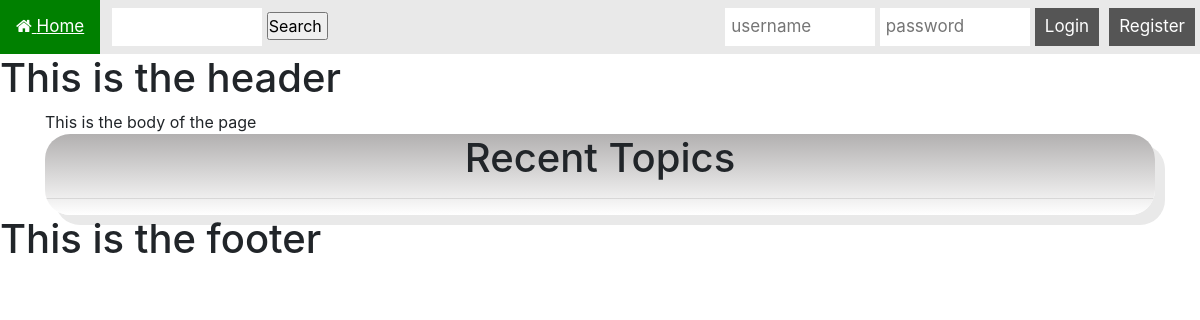
/, run on an earlier commit of the app's database.
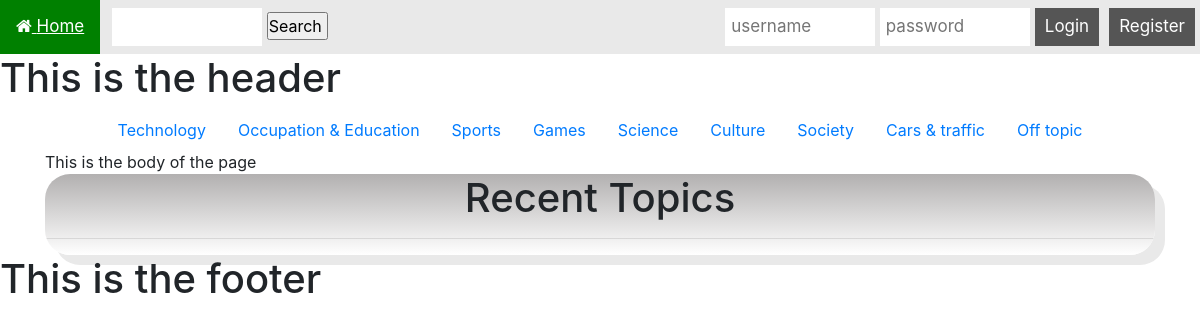
And on a later commit of the database.
### tables this page shows
CREATE TABLE `Category` (
  `id` int(12) NOT NULL,
  `name` varchar(50) NOT NULL
);

### view/View.php (called while the page is built)
<?php
Class View {
	public function create($filePath, $data) {
	       include 'view/includes/header.php';
	       include $filePath;
	       include 'view/includes/footer.php';
	}
}
?>

### index.php (called while the page is built)
<?php
    include_once("controller/Controller.php");
    $controller = new Controller();
    $controller->invoke();
?>

### model/Category.php (called while the page is built, shortened)
<?php
class Category {
      public function __construct($id, $name) {
      	     $this->id = $id;
	     $this->name = $name;
    }
}

### model/DBModel.php (called while the page is built, shortened)
<?php
class DBModel {
    protected $db = null;
    public function __construct($db = null)
    {
	    if ($db)
		{
			$this->db = $db;
		}
		else
		{
        try {
			$this->db = new PDO("mysql:host=localhost;dbname=CodeOps_database;", "root", "");
		} catch(PDOException $e) {
			echo "Error ocurred!";
			echo $e->getMessage();
		}}
    }
    public function getAllCategories() {
        $request = $this->db->prepare("SELECT * FROM Category");
        $request->execute();
        $results = array();
        while($row = $request->fetch(PDO::FETCH_ASSOC)) {
           $results[] = new Category($row['id'], $row['name']);
        }
        return $results;
    }
}
?>

### view/HomePageView.php (the view, shortened to what this page needs)
<div class="container">
  <ul class="nav justify-content-center">
    <?php foreach($data[0] as $category): ?>
    <li class="nav-item">
      <a class="nav-link" href="/CodeOps_Forum/index.php?category=<?php echo $category->id ;?>"> <?php echo $category->name; ?></a>
    </li>
    <?php endforeach; ?>
  </ul>
This is the body of the page
	<div id="post" class="postlist">
		<h1>Recent Topics</h1>
		<hr>
	</div>
</div>

### controller/Controller.php (shortened to what this page needs)
<?php
include_once("model/DBModel.php");
include_once("view/View.php");
include_once("model/User.php");
include_once("model/Category.php");
class Controller {
	public $model;
	public function __construct() {
	       $this->model = new DBModel();
	}
	public function invoke() {
		$categories = $this->model->getAllCategories();
		$latestTopics = $this->model->getLastTenTopics();
		$view = new View();
		if (isset($_POST['username']) && isset($_POST['password'])) {
		   $userData = filter_var($_POST['username'],FILTER_SANITIZE_STRING);
		   $user = new User(-1, $userData,$_POST['password'], "", "", "", 0, 0);
		   $feedback = $this->model->authenticate($user);
		   if($feedback['status'] == "OK") {
	    	        $_SESSION["username"] = $user->username;
	    	        header("Refresh:0");
		   }
		   else {
			echo '<script>
			alert("Wrong username or password");
			</script>';
			header("Refresh:0");
		   }
		}
		else if (isset($_POST['logout'])) {
		   session_unset();
		   session_destroy();
		   header("Refresh:0");
		}
		else if(isset($_GET['register'])) {
			$view->create("view/Register.php", []);
		}
		else if (isset($_GET['insert'])) {
		    $view->create("view/InsertView.php", [$categories]);
		 }
		 else if (isset($_POST['deletePost'])){
			 $this->model->deletePostById(str_replace("/","",$_POST["postId"]));
			 header('Location: ' . $_POST['redirect']);
		 }
		 else if (isset($_POST['deleteComment'])){
			 $this->model->deleteCommentById(str_replace("/","",$_POST["commentId"]));
			 header('Location: ' . $_POST['redirect']);
		 }
		 else if (isset($_GET['category'])) {
			 $topics = $this->model->getAllTopicsById($_GET['category']);
			 $user = $this->model->getUserByName($_SESSION["username"]);
			 $view->create("view/TopicView.php", [$topics, isset($_SESSION["username"]), $user]);
		 }
		 else if (isset($_POST['topicIdd'])) {
			 $this->model->deleteTopicById($_POST['topicIdd']);
			 $view->create("view/HomePageView.php", [$categories, $latestTopics]);
				 header("Refresh:0");
		 }
		else {
			$view->create("view/HomePageView.php", [$categories, $latestTopics]);
		}
	}
}
?>

### view/includes/header.php (shortened to what this page needs)
<html>
  <head>
    <link rel="stylesheet" href="view/css/main.css">
    <link rel="stylesheet" href="view/css/bootstrap.min.css">
	<link rel="stylesheet" href="https://cdnjs.cloudflare.com/ajax/libs/font-awesome/4.7.0/css/font-awesome.min.css">
  </head>
  <body>
    <div class="topnav">
      <a class="active" href="index.php"><i class="fa fa-home"></i> Home</a>
      <div class="Search bar">
      <form method="post" action="/CodeOps_Forum/index.php?search=1">
        <input type="text" name="Search">
        <input type="submit" value="Search ">
      </form>
    </div>
      <div class="login-container">
	<?php if (!(isset($_SESSION['username']))) : ?>
	<form action="index.php" method="POST">
	  <input type="text" placeholder="username" name="username" id="user">
	 <input type="password" placeholder="password" name="password" id="password">
	  <a id="register" href="/CodeOps_Forum/index.php?register=1">Register</a>
	  <button type="submit"id="log" name="log">Login</button>
	</form>
	<?php endif; ?>
      </div>
    </div>
    <h1>This is the header</h1>

### view/includes/footer.php
	<h1>This is the footer</h1>
	</body>
</html>

### view/css/main.css (style rules this page uses)
* { margin: 0px; padding: 0px; }
body { font-size: 120%; background: #F8F8FF; }
.topnav { overflow: hidden; background-color: #e9e9e9; }
.topnav a { float: left; display: block; color: black; text-align: center; padding: 14px 16px; text-decoration: none; font-size: 17px; }
.topnav a.active { background-color: #555; color: white; }
.topnav .login-container { float: right; }
.topnav input[type=text] { padding: 6px; margin-top: 8px; font-size: 17px; border: none; width:150px; }
.topnav input[type=password] { padding: 6px; margin-top: 8px; font-size: 17px; border: none; width:150px; }
#register { float: right; padding: 6px 10px; margin-top: 8px; margin-right: 5px; margin-left: 5px; background-color: #555; color: white; font-size: 17px; border: none; cursor: pointer; text-decoration: none; }
.topnav .login-container button { float: right; padding: 6px 10px; margin-top: 8px; margin-right: 5px; margin-left: 5px; background-color: #555; color: white; font-size: 17px; border: none; cursor: pointer; }
.postlist { box-shadow: 10px 10px #e9e9e9; overflow: hidden; background: linear-gradient(#b2b0b0, #ffffff); margin: auto; padding: 0; border-radius: 25px; }
#post.postlist { box-shadow: 10px 10px #e9e9e9; overflow: hidden; background: linear-gradient(#b2b0b0, #ffffff); margin: auto; padding: 0; border-radius: 25px; }
.postlist h1 { text-align: center; }
.Search.bar { margin-left: 1%; float: left; }

What changed in the data, as far as the page shows it:
added category: name "Technology"
added category: name "Occupation & Education"
added category: name "Sports"
added category: name "Games"
added category: name "Science"
added category: name "Culture"
added category: name "Society"
added category: name "Cars & traffic"
added category: name "Off topic"
